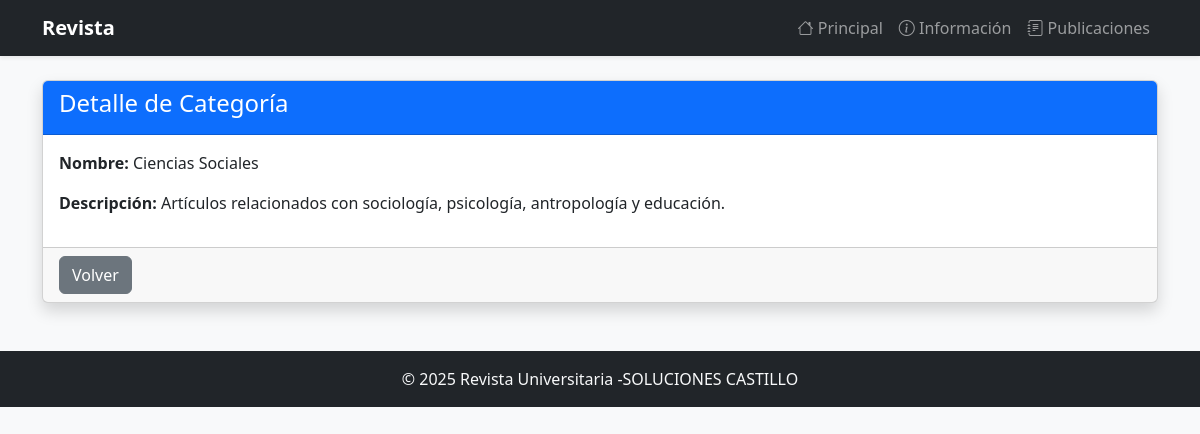
The app's page /principal/categorias/1/ with its own data.
### Apps/principal/models.py (models this page shows, shortened)
class Categoria(models.Model):
    nombre = models.CharField(max_length=100, unique=True)
    descripcion = models.TextField(blank=True)

### Apps/principal/views.py (the view)
# urls.py: path("categorias/<int:pk>/", views.CategoriaDetail.as_view(), name="categoria_detail"),
class CategoriaDetail(DetailView):
    model = Categoria
    template_name = "principal/categoria_detail.html"

### Apps/principal/templates/principal/categoria_detail.html (shortened to what this page needs)
{% extends "base.html" %}
{% block content %}
    <div class="card shadow">
        <div class="card-header bg-primary text-white">
            <h4>Detalle de Categoría</h4>
        </div>
        <div class="card-body">
            <p><strong>Nombre:</strong> {{ object.nombre }}</p>
            <p><strong>Descripción:</strong> {{ object.descripcion }}</p>
        </div>
        <div class="card-footer">
            <a href="{% url 'principal:categoria_list' %}" class="btn btn-secondary">Volver</a>
        </div>
    </div>
{% endblock %}

### records on screen
Categoria: nombre "Ciencias Sociales", descripcion "Artículos relacionados con sociología, psicología, antropología y educación."
